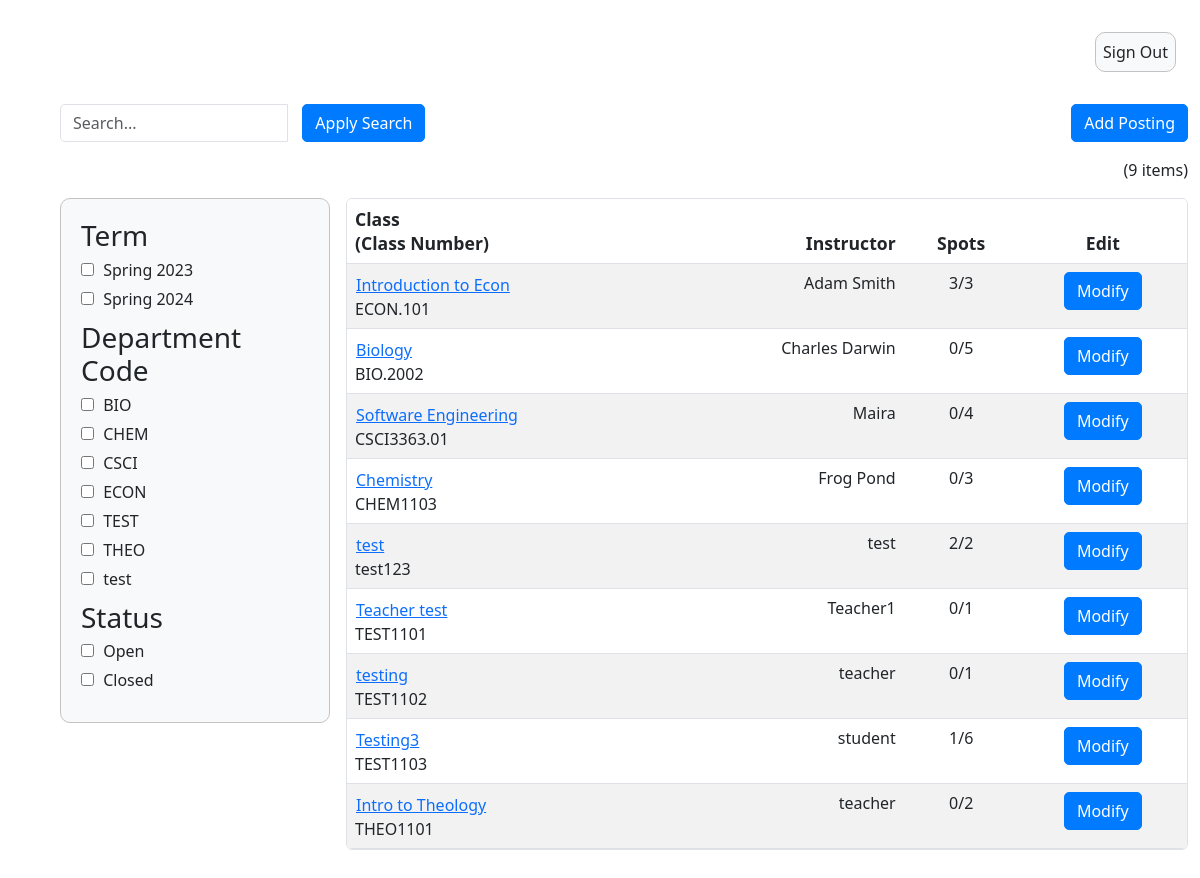
Before: /admin_summary/ with the older database file.
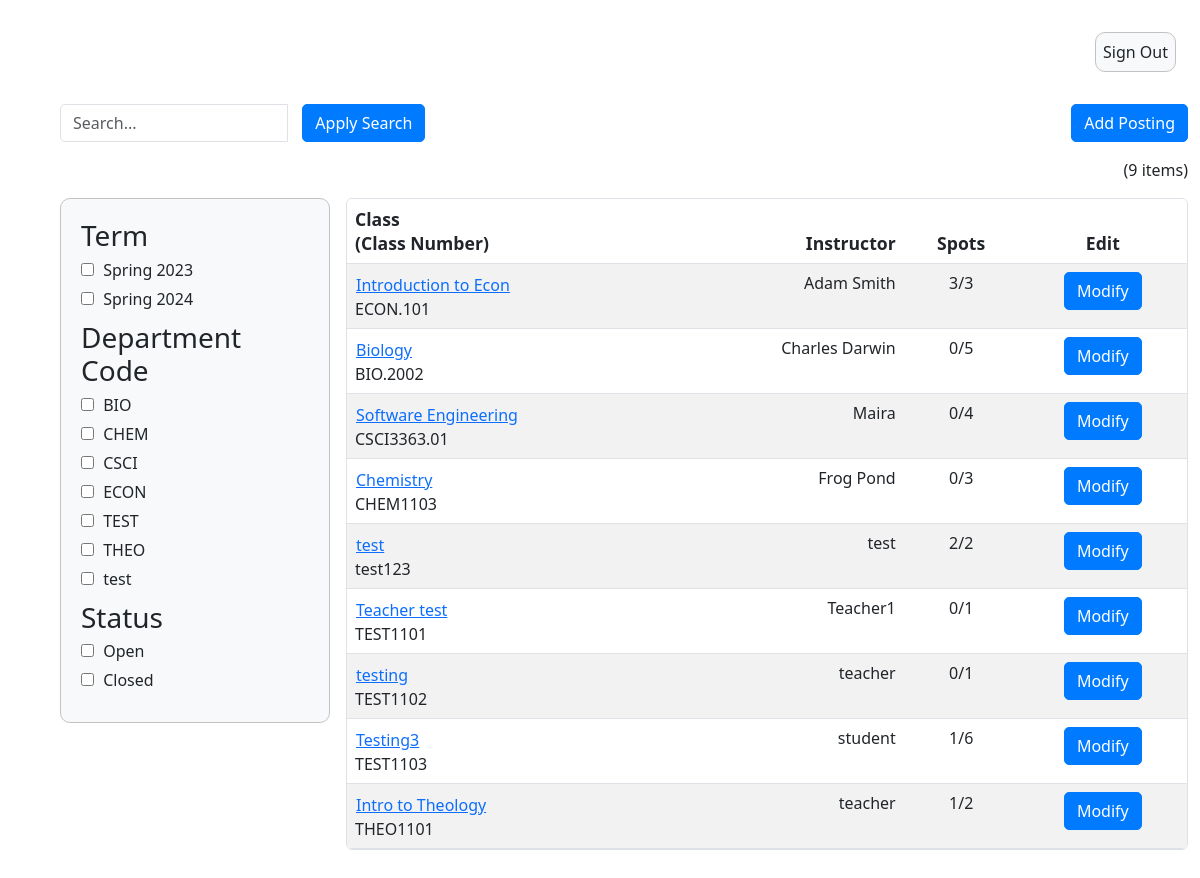
After: the same page with the newer database file.
### InstructorAddCourse/models.py (models this page shows)
class InstructorAddCourse(models.Model):
	course_instructor = models.ForeignKey(User, on_delete=models.CASCADE)
	course_name = models.CharField(max_length=255)
	course_number = models.CharField(max_length=255)
	course_instructor = models.CharField(max_length=255)
	description = models.CharField(max_length=800)
	total_time_commitment = models.DecimalField(max_digits=2, decimal_places=0, validators=[MinValueValidator(0)], default=0)
	has_discussion = models.CharField(choices=[('yes', 'Yes'),('no', 'No')], max_length=50, default='')
	num_ta_needed = models.DecimalField(max_digits=2, decimal_places=0, validators=[MinValueValidator(0)], default=0)
	curr_num_ta = models.IntegerField(default=0)
	graded_meeting = models.CharField(choices=[('yes', 'Yes'),('no', 'No')], max_length=50, default='')
	office_hours = models.DecimalField(max_digits=2, decimal_places=0, validators=[MinValueValidator(0)], default=0)
	other_info = models.CharField(max_length=800, default=None)
	term = models.CharField(default=get_default_term(), max_length=100)

### adminSummary/views.py (the view)
# urls.py: path('admin_summary/', admin_summary_view),
def admin_summary_view(response):
    search_query = response.GET.get('q', '')
    term_filter = response.GET.get('term', '')
    status_filter = response.GET.get('status', '')
    dept_filter = response.GET.get('dept-code', '')
    course_objects = InstructorAddCourse.objects.all()
    applied_filters = []
    if search_query:
        course_objects = course_objects.filter(
            course_name__icontains=search_query)
        applied_filters.append(('q', search_query))
    if term_filter:
        if term_filter in term_keys:
            course_objects = [course for course in course_objects if get_term(
                course) == term_filter]
            applied_filters.append(('term', term_filter))
    if dept_filter:
        if dept_filter in dept_keys:
            course_objects = [course for course in course_objects if get_dept(
                course) == dept_filter]
            applied_filters.append(('dept-code', dept_filter))
    if status_filter:
        if status_filter in status_keys:
            course_objects = [course for course in course_objects if get_status(
                course) == status_filter]
            applied_filters.append(('status', status_filter))
    else:
        applied_filters = [f for f in applied_filters if f[0] != 'status']
    applications = []
    if 'course_number' in response.session:
        course_number = response.session['course_number']
        applications = Application.objects.filter(course_number=course_number).exclude(student_response='A')
        del response.session['course_number']
    course_count = len(course_objects)
    context = {'course_objects': course_objects,
               'course_count': course_count, 'applied_filters': applied_filters,
               'term_keys': term_keys, 'dept_keys': dept_keys,
               'applications': applications}
    return render(response, "adminSummary.html", context)

### templates/adminSummary.html (shortened to what this page needs)
{% extends 'appbase.html' %} {% block content %} {% load static %} {% load static admin_templatetags %}
<!DOCTYPE html>
<html>
  <head>
    <link rel="stylesheet" href="{% static 'adminSummary.css' %}" />
  </head>
  <body>
    <div class="container-fluid">
      <form method="get">
      <div class="row">
        <div class="col-md-4">
            <div class="input-group">
              <input
                type="text"
                class="form-control"
                id="search"
                name="q"
                placeholder="Search..."
              />
              <div class="input-group-btn input-space">
                <button type="submit" class="btn btn-primary">
                  Apply Search
                </button>
              </div>
            </div>
        </div>
        <div class="col-md-4">
        </div>
        <div class="col-md-4">
          <div class="text-end">
            <a href="{% url 'add_course' %}" id="add-posting-btn" class="btn btn-primary">
              Add Posting
            </a>
          </div>
        </div>
      </div>
      <div class="row" id="item-row">
        <div class="col-sm">
          <div class="text-end">({{course_count}} items)</div>
        </div>
      </div>
      <div class="row">
        <div class="col-sm-3">
          <div class="filter-box">
            <div class="filter-group">
              <h3>Term</h3>
              {% for term in term_keys %}
              <label>
                <input type="checkbox" name="term" value="{{ term }}" /> {{ term }}
              </label>
              {% endfor %}
            </div>
            <div class="filter-group">
              <h3>Department Code</h3>
              {% for dept in dept_keys %}
              <label>
                <input type="checkbox" name="dept-code" value="{{ dept }}" /> {{ dept }}
              </label>
              {% endfor %}
            </div>
            <div class="filter-group">
              <h3>Status</h3>
              <label>
                <input type="checkbox" name="status" value="Open"/> Open
            </label>
            <label>
                <input type="checkbox" name="status" value="Closed"/> Closed
            </label>
            </div>
          </div>
        </div>
        <div class="col-sm-9">
          <table class="table table-striped table-hover rounded overflow-hidden">
            <thead>
              <tr>
                <th>Class<br />(Class Number)</th>
                <th class="text-end">Instructor</th>
                <th class="text-center">Spots</th>
                <th class="text-center">Edit</th>
              </tr>
            </thead>
            <tbody id="table-body">
              {% for course in course_objects %}
              <form method="post" action="{% url 'show_applications' %}">
                <tr>
                  <td>
                    <button type="submit" class="btn btn-link p-0 m-0 text-start course-name-button">{{ course.course_name }}</button>
                    <br />{{ course.course_number }}
                  </td>
                  <td class="text-end">{{ course.course_instructor }}</td>
                  <td class="text-center">
                    {{course.curr_num_ta}}/{{ course.num_ta_needed }}
                  </td>
                  <td class="text-center">
                    <a href="{% url 'edit_course' course.id %}" class="btn btn-primary">Modify</a>
                  </td>
                </tr>
              </form>
            {% endfor %}
            </tbody>
          </table>
        </div>
      </div>
    </form>
  </div>
</body>
</html>
{% endblock %}

### templates/appbase.html (shortened to what this page needs)
{% load static %}
<html>
  <head>
    <link
      href="https://cdn.jsdelivr.net/npm/bootstrap@5.3.0-alpha1/dist/css/bootstrap.min.css"
      rel="stylesheet"
    />
    <link rel="stylesheet" href="{% static 'appbase.css' %}" />
  </head>
  <body>
    <div class="container-fluid m-4">
      <div class="row m-3">
        <div class="col-sm">
          <div class="container-fluid d-flex justify-content-end">
            <a class="nav-link btn btn-sm sign-out-button" href="{% url 'logout' %}">Sign Out</a>
          </div>
        </div>
        </div>
        <div class="row m-3">
          {% block content %} {% endblock %}
        </div>
      </div>
  </body>
</html>

### static/appbase.css (style rules this page uses)
.sign-out-button { background-color: #f8f9fa; border: 1px solid #c3c3c3; border-radius: 10px; padding: 7px; transition: background-color 0.3s, border-color 0.3s; }

### static/adminSummary.css (style rules this page uses)
body { height: 100%; }
table { background: white; border: 1px solid #c3c3c3; border-radius: 5px; width: 50%; border-spacing: 0px; border-collapse: separate; }
table th { font-weight: 600; font-size: 1.1em; background: #c6c6c6; }
table td { background: transparent; }
.filter-box { padding: 20px; border: 1px solid #c3c3c3; background-color: #f8f9fa; border-radius: 10px; }
.filter-group { margin-bottom: 10px; }
.filter-group h3 { margin-top: 0; margin-bottom: 5px; }
.filter-group label { display: block; margin-bottom: 5px; }
.filter-group input[type="checkbox"] { margin-right: 5px; }
[class*="col"] { padding: 0.5rem; }
.input-group-btn.input-space { padding-left: 15px; }
.form-control { border-radius: 5px; }
.btn-primary { background-color: #007bff; border-color: #007bff; border-radius: 5px; }

Changed rows visible on the page:
changed InstructorAddCourse "Intro to Theology": curr_num_ta "0" → "1"
